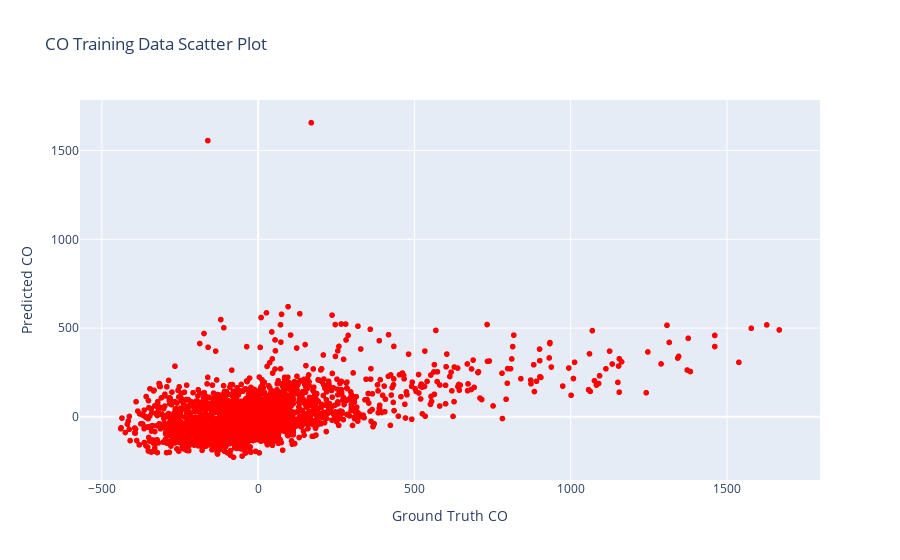

The code cell stored with this chart in its notebook:
### Code cell
#CO: Making predictions using training data and plotting for training data
lr.fit(X_trainCO, y_trainCO)
y_pred_trainCO = lr.predict(X_trainCO)
y_pred_trainCO = pd.DataFrame(y_pred_trainCO, columns = ['Predicted CO'])
training_pred_vs_gtCO = pd.concat([y_pred_trainCO, y_trainCO], axis = 1)
fig = px.scatter(training_pred_vs_gtCO, x="Ground Truth CO", y="Predicted CO",color_discrete_sequence = ['red'], 
                 title = 'CO Training Data Scatter Plot')
fig.show()

### Figure 1 — Plotly figure (JSON) as saved in the notebook; plotly's stock layout.template omitted (floating-point values rounded to 4 significant figures; data arrays with more than 128 entries replaced by an {"elided": "..."} marker saying what was removed)
{"data": [{"hovertemplate": "Ground Truth CO=%{x}<br>Predicted CO=%{y}<extra></extra>", "legendgroup": "", "marker": {"color": "red", "symbol": "circle"}, "mode": "markers", "name": "", "showlegend": false, "type": "scattergl", "x": {"elided": "2389 float values"}, "xaxis": "x", "y": {"elided": "2389 float values"}, "yaxis": "y"}], "layout": {"legend": {"tracegroupgap": 0}, "title": {"text": "CO Training Data Scatter Plot"}, "xaxis": {"anchor": "y", "domain": [0, 1], "title": {"text": "Ground Truth CO"}}, "yaxis": {"anchor": "x", "domain": [0, 1], "title": {"text": "Predicted CO"}}}}
